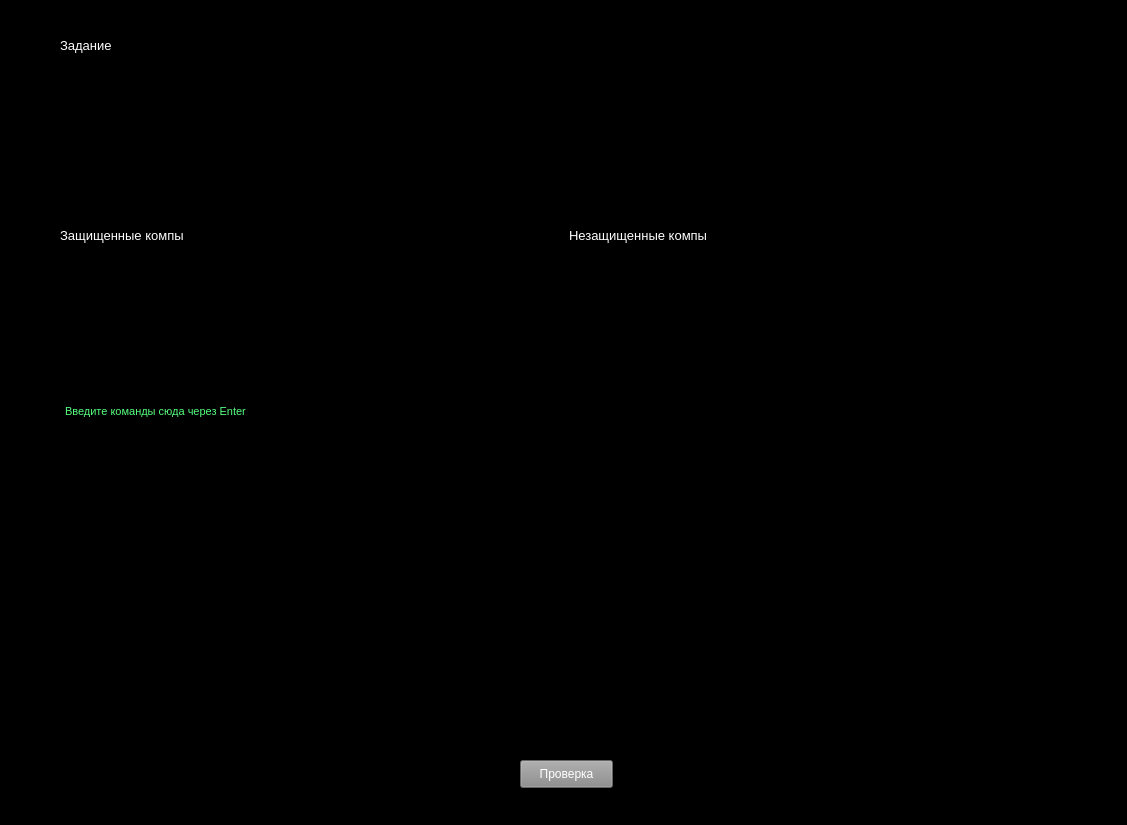
<?xml version="1.0" encoding="UTF-8"?>
<ui version="4.0">
 <class>MainWindow</class>
 <widget class="QMainWindow" name="MainWindow">
  <property name="geometry">
   <rect>
    <x>0</x>
    <y>0</y>
    <width>1127</width>
    <height>825</height>
   </rect>
  </property>
  <property name="windowTitle">
   <string>MainWindow</string>
  </property>
  <property name="styleSheet">
   <string notr="true">background-color: rgb(0, 0, 0);</string>
  </property>
  <widget class="QWidget" name="centralwidget">
   <widget class="QFrame" name="frame">
    <property name="geometry">
     <rect>
      <x>0</x>
      <y>0</y>
      <width>1121</width>
      <height>821</height>
     </rect>
    </property>
    <property name="frameShape">
     <enum>QFrame::StyledPanel</enum>
    </property>
    <property name="frameShadow">
     <enum>QFrame::Raised</enum>
    </property>
    <widget class="QPushButton" name="pushButton_2">
     <property name="geometry">
      <rect>
       <x>520</x>
       <y>760</y>
       <width>93</width>
       <height>28</height>
      </rect>
     </property>
     <property name="styleSheet">
      <string notr="true">color: rgb(255, 255, 255);
background-color: rgb(140, 140, 140);</string>
     </property>
     <property name="text">
      <string>Проверка</string>
     </property>
    </widget>
    <widget class="QLabel" name="label_task_text">
     <property name="geometry">
      <rect>
       <x>60</x>
       <y>20</y>
       <width>1011</width>
       <height>51</height>
      </rect>
     </property>
     <property name="font">
      <font>
       <pointsize>10</pointsize>
      </font>
     </property>
     <property name="styleSheet">
      <string notr="true">color: rgb(255, 255, 255);</string>
     </property>
     <property name="text">
      <string>Задание</string>
     </property>
    </widget>
    <widget class="QLabel" name="correct_answer">
     <property name="geometry">
      <rect>
       <x>310</x>
       <y>750</y>
       <width>131</width>
       <height>31</height>
      </rect>
     </property>
     <property name="font">
      <font>
       <pointsize>10</pointsize>
      </font>
     </property>
     <property name="styleSheet">
      <string notr="true">color: rgb(0, 0, 0);</string>
     </property>
     <property name="text">
      <string>Все правильно!</string>
     </property>
    </widget>
    <widget class="QLabel" name="wrong_answer">
     <property name="geometry">
      <rect>
       <x>690</x>
       <y>750</y>
       <width>131</width>
       <height>31</height>
      </rect>
     </property>
     <property name="font">
      <font>
       <pointsize>10</pointsize>
      </font>
     </property>
     <property name="styleSheet">
      <string notr="true">color: rgb(0, 0, 0);</string>
     </property>
     <property name="text">
      <string>Попробуй еще</string>
     </property>
    </widget>
    <widget class="QWidget" name="layoutWidget">
     <property name="geometry">
      <rect>
       <x>60</x>
       <y>90</y>
       <width>1011</width>
       <height>291</height>
      </rect>
     </property>
     <layout class="QHBoxLayout" name="horizontalLayout">
      <item>
       <widget class="QLabel" name="label_secure_comp">
        <property name="font">
         <font>
          <pointsize>10</pointsize>
         </font>
        </property>
        <property name="styleSheet">
         <string notr="true">color: rgb(255, 255, 255);
border-color: rgb(255, 255, 255);</string>
        </property>
        <property name="text">
         <string>Защищенные компы</string>
        </property>
       </widget>
      </item>
      <item>
       <widget class="QLabel" name="label_non_secure_comp">
        <property name="font">
         <font>
          <pointsize>10</pointsize>
         </font>
        </property>
        <property name="styleSheet">
         <string notr="true">color: rgb(255, 255, 255);
border-color: rgb(255, 255, 255);</string>
        </property>
        <property name="text">
         <string>Незащищенные компы</string>
        </property>
       </widget>
      </item>
     </layout>
    </widget>
    <widget class="QTextEdit" name="textEdit">
     <property name="geometry">
      <rect>
       <x>60</x>
       <y>400</y>
       <width>1011</width>
       <height>331</height>
      </rect>
     </property>
     <property name="font">
      <font>
       <pointsize>8</pointsize>
      </font>
     </property>
     <property name="styleSheet">
      <string notr="true">border-color: rgb(255, 255, 255);
color: rgb(85, 255, 127);</string>
     </property>
     <property name="html">
      <string>&lt;!DOCTYPE HTML PUBLIC &quot;-//W3C//DTD HTML 4.0//EN&quot; &quot;http://www.w3.org/TR/REC-html40/strict.dtd&quot;&gt;
&lt;html&gt;&lt;head&gt;&lt;meta name=&quot;qrichtext&quot; content=&quot;1&quot; /&gt;&lt;style type=&quot;text/css&quot;&gt;
p, li { white-space: pre-wrap; }
&lt;/style&gt;&lt;/head&gt;&lt;body style=&quot; font-family:'MS Shell Dlg 2'; font-size:8pt; font-weight:400; font-style:normal;&quot;&gt;
&lt;p style=&quot; margin-top:0px; margin-bottom:0px; margin-left:0px; margin-right:0px; -qt-block-indent:0; text-indent:0px;&quot;&gt;Введите команды сюда через Enter&lt;/p&gt;&lt;/body&gt;&lt;/html&gt;</string>
     </property>
    </widget>
   </widget>
  </widget>
  <widget class="QStatusBar" name="statusbar"/>
 </widget>
 <resources/>
 <connections/>
</ui>
